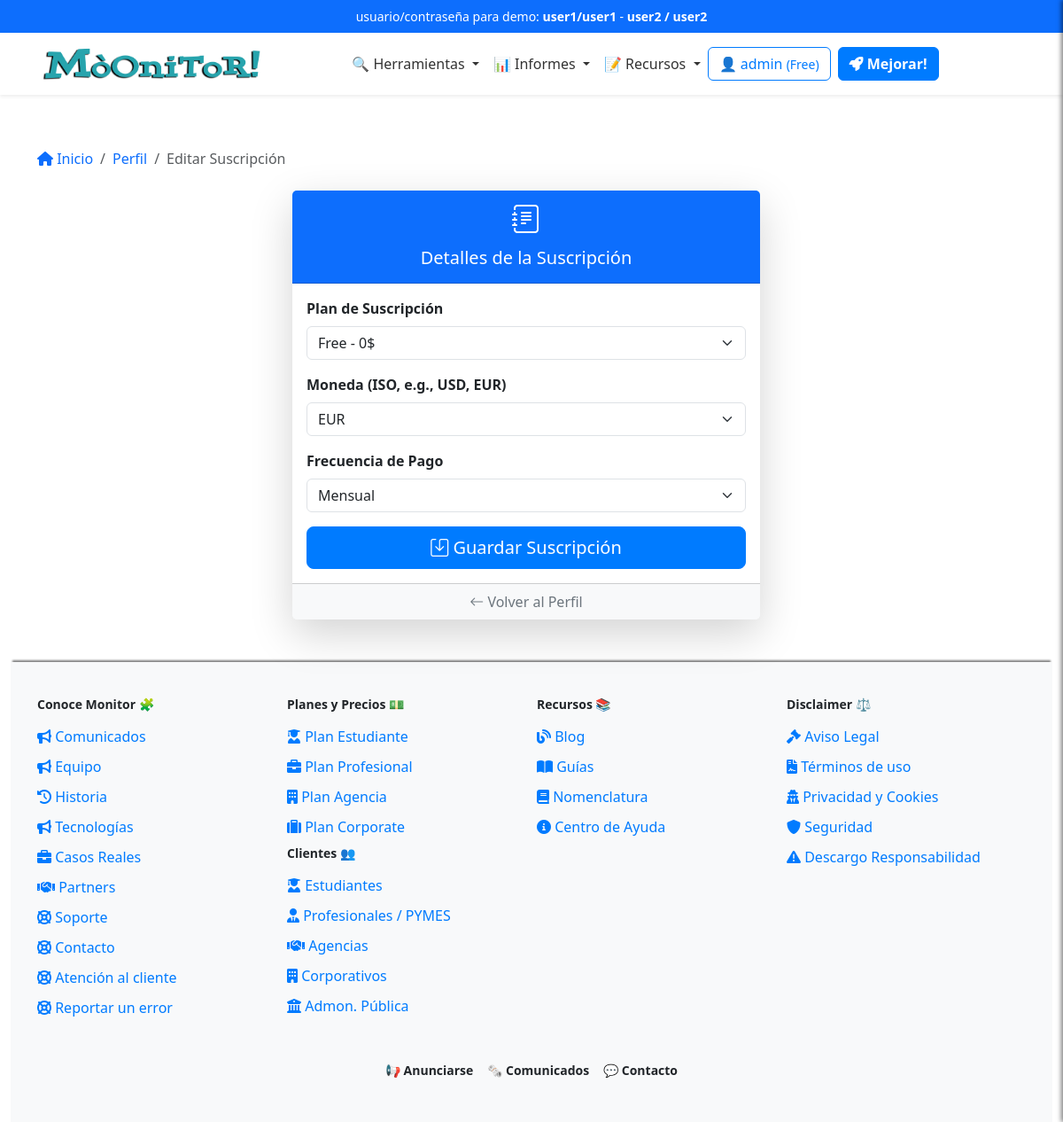
Page /profile/subscription (signed in) on the earlier database version.
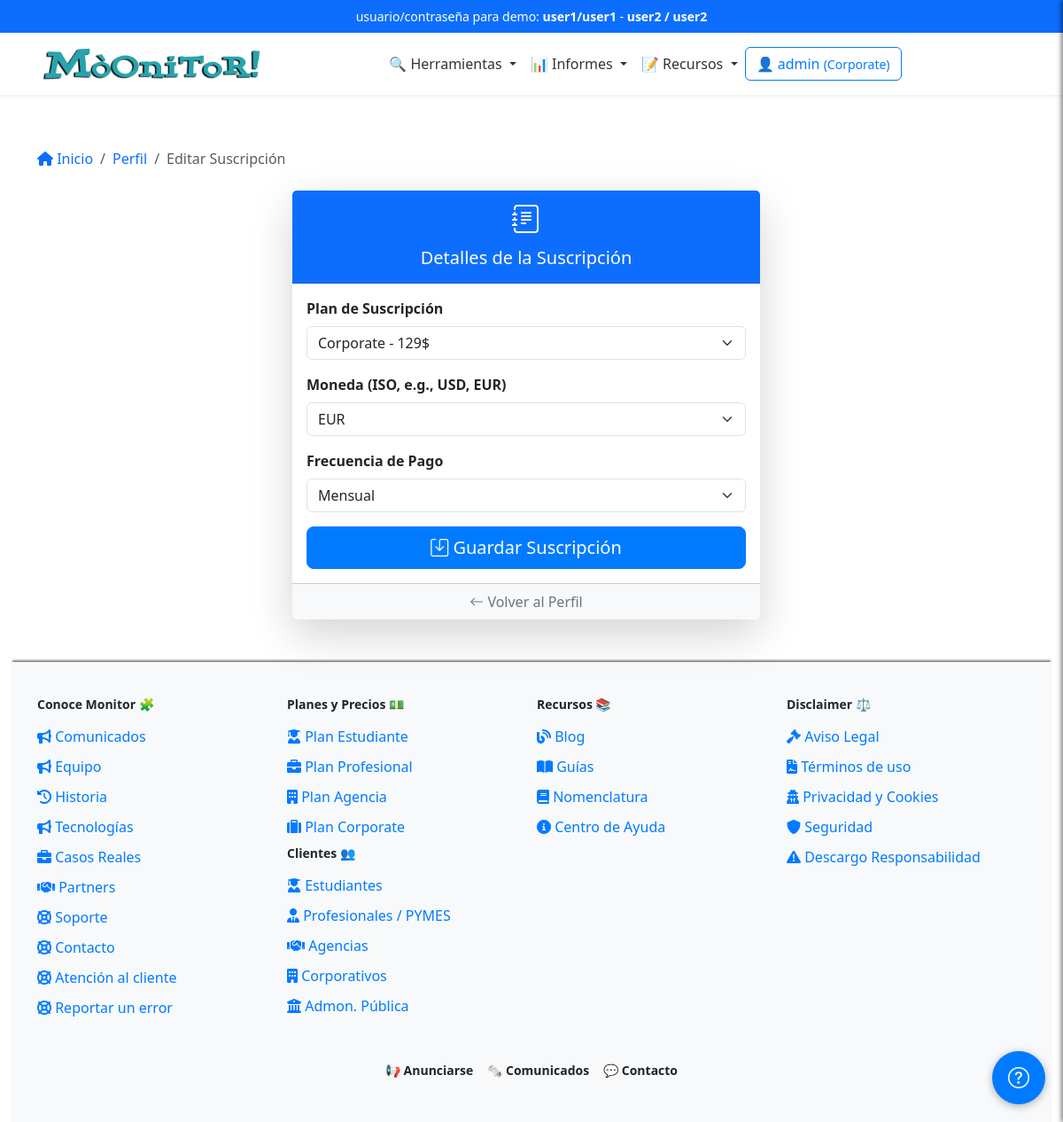
Same page on the later database version.
### app/models/user_model.py (models this page shows, shortened)
class Users(UserMixin, db.Model):
    __tablename__ = 'Users'
    id = db.Column(db.Integer, primary_key=True)
    username = db.Column(db.String(80), unique=True, nullable=False)
    email = db.Column(db.String(120), unique=True, nullable=False)
    password_hash = db.Column(db.String(255), nullable=False)
    token = db.Column(db.String(255), index=True, unique=True)
    active = db.Column(db.Boolean, default=False)
    registered_on = db.Column(db.DateTime,
                              nullable=False,
                              default=datetime.datetime.utcnow)
    config = db.Column(JSONType)
    role = db.Column(db.String(20), nullable=False, default='usuario')
    subscription_plan = db.Column(Enum('Free',
                                       'Pro',
                                       'Corporate',
                                       name='subscription_plans'),
                                  default='Free')
    subscription_currency = db.Column(
        db.String(3), default='EUR')  # ISO currency codes (e.g., USD, EUR)
    subscription_expiration = db.Column(db.DateTime, nullable=True)
    subscription_frequency = db.Column(Enum('Monthly',
                                            'Annually',
                                            name='subscription_frequency'),
                                       default='Monthly')
    primary_payment = db.Column(JSONType, nullable=True)  # IBAN, SWIFT, etc.
    secondary_payment = db.Column(JSONType, nullable=True)
    transactions = db.relationship('Transaction', backref='user', lazy=True)
    def is_subscription_active(self):
        if not self.subscription_expiration:
            return False
        return self.subscription_expiration > datetime.datetime.utcnow()

### app/controllers/user_controller.py (the view, shortened to what this page needs)
@app.route('/profile/subscription', methods=['GET', 'POST'])
@login_required
def edit_subscription():
    breadcrumbs = [{
        'url': '/profile',
        'text': 'Perfil'
    }, {
        'url': '/profile/subscription',
        'text': 'Editar Suscripción'
    }]
    user = Users.query.get(current_user.id)
    form = SubscriptionForm()
    if request.method == 'GET':
        form.subscription_plan.data = user.subscription_plan
        form.subscription_currency.data = user.subscription_currency
        form.subscription_frequency.data = user.subscription_frequency
    return render_template('user/edit_subscription.html',
                           form=form,
                           breadcrumbs=breadcrumbs)

### app/forms.py
class SubscriptionForm(FlaskForm):
    subscription_plan = SelectField('Plan de Suscripción',
                                    choices=[('Free', 'Free - 0$'),
                                             ('Pro', 'Pro - 9$'),
                                             ('Corporate', 'Corporate - 129$')
                                             ],
                                    validators=[DataRequired()])
    subscription_currency = StringField('Moneda (ISO, e.g., USD, EUR)',
                                        validators=[DataRequired()])
    subscription_frequency = SelectField('Frecuencia de Pago',
                                         choices=[('Monthly', 'Mensual'),
                                                  ('Annually', 'Anual')],
                                         validators=[DataRequired()])
    submit = SubmitField('Guardar Suscripción')

### app/__init__.py (called while the page is built)
@app.context_processor
def inject_sidebar_info():
    return dict(is_admin=current_user.is_authenticated
                and current_user.role == 'admin')

@login_manager.user_loader
def load_user(user_id):
    return Users.query.get(int(user_id))

### app/templates/user/edit_subscription.html (shortened to what this page needs)
{% extends 'base.html' %}
{% block content %}
{% include 'inc/breadcrumbs.html' %}
<div class="container mb-5">
    <div class="row justify-content-center">
        <div class="col-lg-6 col-md-8">
            <div class="card shadow-lg border-0">
                <div class="card-header bg-primary text-white text-center">
                    <i class="bi bi-journal-text" style="font-size: 2rem;"></i>
                    <h5 class="mt-2">Detalles de la Suscripción</h5>
                </div>
                <div class="card-body">
                    <form method="POST" class="needs-validation" novalidate>
                        <div class="mb-3">
                            {{ form.subscription_plan.label(class="form-label fw-bold") }}
                            {{ form.subscription_plan(class="form-select") }}
                        </div>
                        <div class="mb-3">
                            {{ form.subscription_currency.label(class="form-label fw-bold") }}
                            {{ form.subscription_currency(class="form-select") }}
                        </div>
                        <div class="mb-3">
                            {{ form.subscription_frequency.label(class="form-label fw-bold") }}
                            {{ form.subscription_frequency(class="form-select") }}
                        </div>
                        <div class="d-grid">
                            <button type="submit" class="btn btn-primary btn-lg">
                                <i class="bi bi-save"></i> Guardar Suscripción
                            </button>
                        </div>
                    </form>
                </div>
                <div class="card-footer text-center bg-light">
                    <a href="/profile" class="text-decoration-none text-secondary">
                        <i class="bi bi-arrow-left"></i> Volver al Perfil
                    </a>
                </div>
            </div>
        </div>
    </div>
</div>
{% endblock %}

### app/templates/inc/navbar.html (shortened to what this page needs)
<nav class="navbar navbar-expand-lg navbar-light bg-white shadow-sm">
  <div class="container">
    <a class="navbar-brand mx-auto" href="{{ url_for('index') }}">
      <img src="{{ url_for('static', filename='logo.png') }}" alt="Logo" height="50"
        class="d-inline-block align-text-top">
    </a>
    <div class="collapse navbar-collapse justify-content-center" id="navbarNav">
      <ul class="navbar-nav align-items-center">
        <li class="nav-item dropdown">
          <a class="nav-link dropdown-toggle" href="#" id="domainDnsDropdown" role="button" data-bs-toggle="dropdown"
            aria-expanded="false">
            🔍 Herramientas
          </a>
        </li>
        <li class="nav-item dropdown">
          <a class="nav-link dropdown-toggle" href="#" id="domainDnsDropdown" role="button" data-bs-toggle="dropdown"
            aria-expanded="false">
            📊 Informes
          </a>
        </li>
        <li class="nav-item dropdown">
          <a class="nav-link dropdown-toggle" href="#" id="domainDnsDropdown" role="button" data-bs-toggle="dropdown"
            aria-expanded="false">
            📝 Recursos
          </a>
        </li>
      </ul>
    <div class="d-flex flex-column flex-sm-row align-items-center justify-content-center ms-0 mb-3 mt-3">
      {% if current_user.is_authenticated %}
          <a href="/dashboard" class="btn btn-outline-primary mb-2 mb-sm-0 me-sm-2">
              <span class="item-responsive">👤 {{ current_user.username }}
                  <small>({{ current_user.subscription_plan }})</small>
              </span>
          </a>
          {% if current_user.subscription_plan == "Free" %}
              <a class="btn btn-primary mb-2 mb-sm-0 me-sm-2 text-decoration-none fw-semibold" href="{{ url_for('edit_subscription') }}">
                  <i class="fa-solid fa-rocket"></i> Mejorar!
              </a>
          {% elif current_user.subscription_plan == "Pro" %}
              <a class="btn btn-primary mb-2 mb-sm-0 me-sm-2 text-decoration-none fw-semibold" href="{{ url_for('edit_subscription') }}">
                  <i class="fa-solid fa-crown"></i> Probar Corporate!
              </a>
          {% endif %}
      {% endif %}
  </div>
    </div>
  </div>
</nav>

Differences in the rows shown:
changed Users "admin": subscription_plan "Free" → "Corporate"; subscription_plan "Free - 0$" → "Corporate - 129$"
Other differences:
text no longer shown: "Mejorar!"
